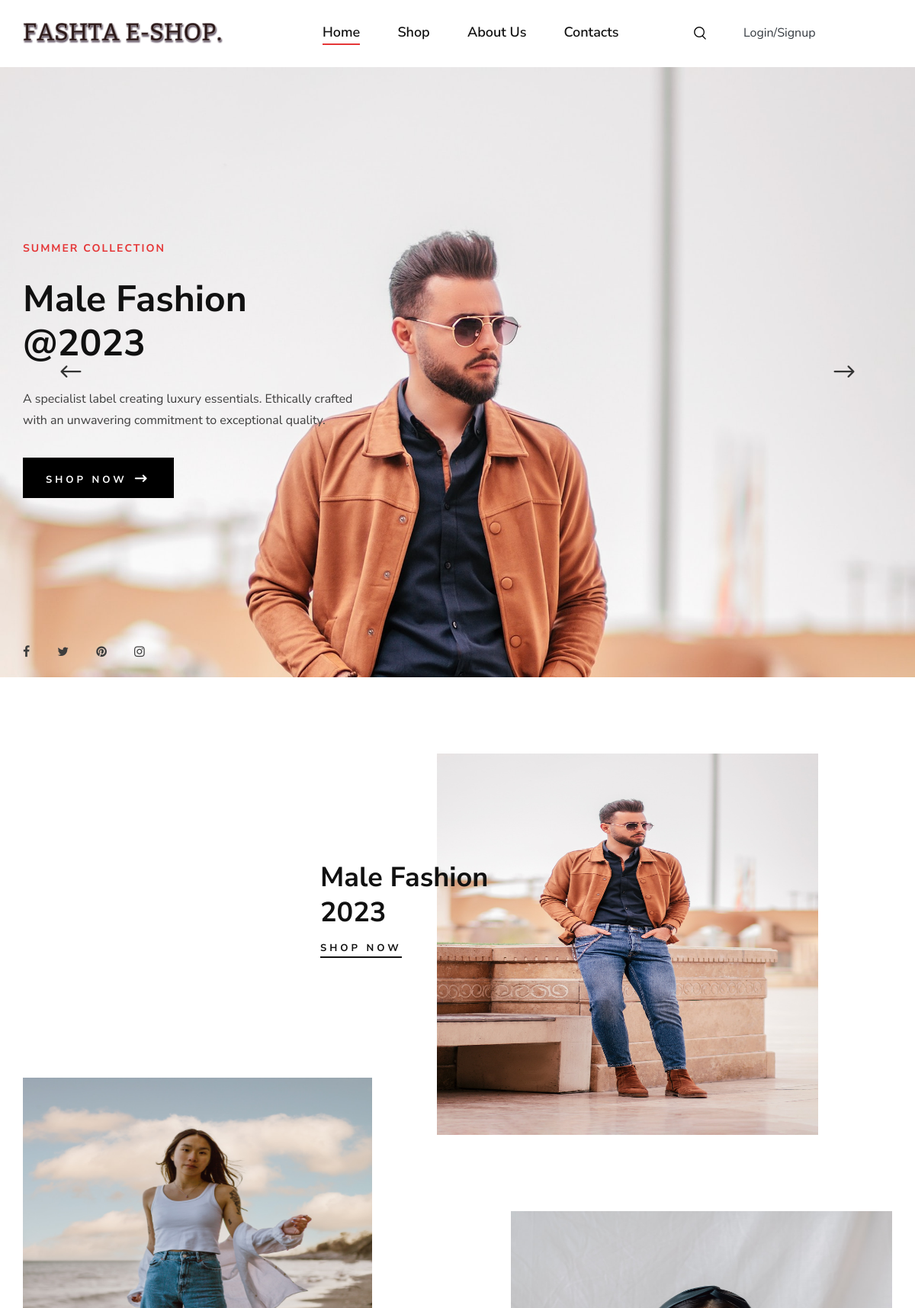
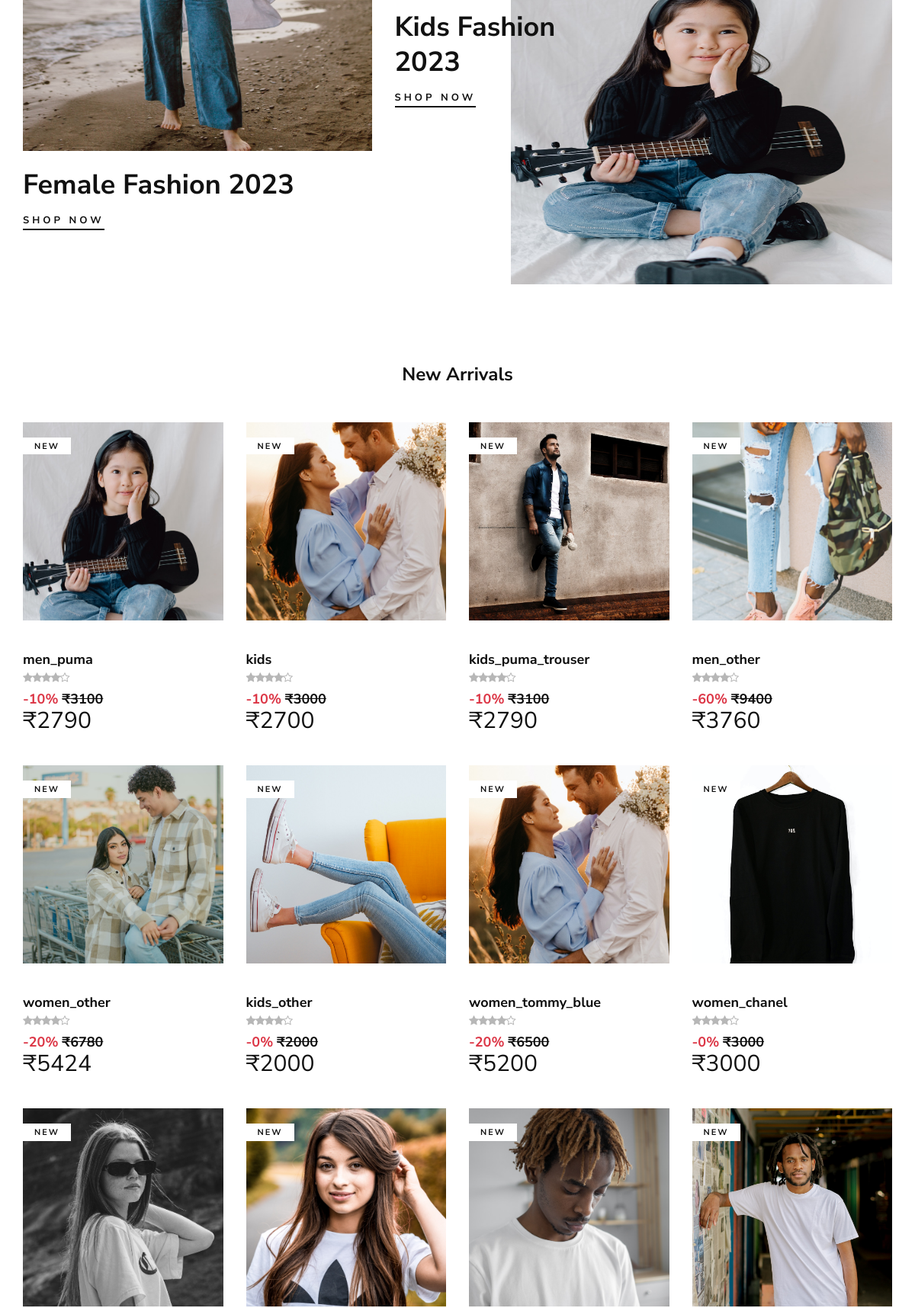
The page / (upper part) on the database its author committed (2 pictures, top to bottom).
### mainApp/models.py (models this page shows, shortened)
class product(models.Model):
    id = models.AutoField(primary_key=True)
    name = models.CharField(max_length=30)
    maincategoryproduct = models.ForeignKey(maincategory,on_delete=models.CASCADE)
    subcategoryproduct = models.ForeignKey(subcategory,on_delete=models.CASCADE)
    brandproduct = models.ForeignKey(brand,on_delete=models.CASCADE)
    baseprice = models.IntegerField()
    discount = models.IntegerField()
    finalprice = models.IntegerField()
    stock = models.BooleanField(default=True)
    color = models.CharField(max_length=20)
    size = models.CharField(max_length=10)
    description = models.TextField(default="This is Sample Product")
    pic1 = models.ImageField(upload_to="uploads/product")
    pic2 = models.ImageField(upload_to="uploads/product",default=None,blank=True,null=True)
    pic3 = models.ImageField(upload_to="uploads/product",default=None,blank=True,null=True)
    pic4 = models.ImageField(upload_to="uploads/product",default=None,blank=True,null=True)

### mainApp/views.py (the view)
# urls.py: path("",views.homePage,name="home"),
def homePage(Request):
    products = product.objects.all().order_by("-id")[0:12]
    return render(Request,'index.html',{'products' : products})

### mainApp/templates/index.html (shortened to what this page needs)
{% load static %}
<!DOCTYPE html>
<html lang="zxx">
<head>
    <link rel="stylesheet" href="{% static 'css/bootstrap.min.css' %}" type="text/css">
    <link rel="stylesheet" href="{% static 'css/font-awesome.min.css' %}" type="text/css">
    <link rel="stylesheet" href="{% static 'css/elegant-icons.css' %}" type="text/css">
    <link rel="stylesheet" href="{% static 'css/magnific-popup.css' %}" type="text/css">
    <link rel="stylesheet" href="{% static 'css/nice-select.css' %}" type="text/css">
    <link rel="stylesheet" href="{% static 'css/owl.carousel.min.css' %}" type="text/css">
    <link rel="stylesheet" href="{% static 'css/slicknav.min.css' %}" type="text/css">
    <link rel="stylesheet" href="{% static 'css/style.css' %}" type="text/css">
</head>
<body>
    <header class="header">
        <div class="container">
            <div class="row">
                <div class="col-lg-3 col-md-3">
                    <div class="header__logo">
                        <a href="{% url 'home' %}"><img src="{% static '/img/FASHTA(1).png' %}" alt=""></a>
                    </div>
                </div>
                <div class="col-lg-9 col-md-9">
                    <nav class="header__menu mobile-menu">
                        <ul>
                            <li class="active"><a href="{% url 'home' %}">Home</a></li>
                            <li><a href="/shop/All/All/All">Shop</a></li>
                            <li><a href=" {% url 'about_us' %}">About Us</a></li>
                            <li><a href="{% url 'contact' %}">Contacts</a></li>
                            <li><a href="#" class="search-switch"><img src="{% static '/img/icon/search.png' %}"
                                        alt=""></a></li>
                            {% if request.user.is_authenticated %}
                            <li><a href="#"><img src="{% static '/img/icon/heart.png' %}" alt=""></a></li>
                            <li><a href="{% url 'shoppingCart' %}"><img src="{% static '/img/icon/cart.png' %}"
                                        alt=""></a></li>
                            <li><a href="#">{{request.user.first_name}}</a>
                                <ul class="dropdown">
                                    <li><a href="{% url 'profile' %}">Profile</a></li>
                                    <li><a href="{% url 'shoppingCart' %}">Shopping Cart</a></li>
                                    <li><a href="{% url 'checkOut' %}">Check Out</a></li>
                                    <li><a href="{% url 'logout' %}">Log Out</a></li>
                                </ul>
                            </li>
                            {% else %}
                            <a href="{% url 'login' %}" class="text-dark">Login/Signup</a>
                            {% endif %}
                        </ul>
                    </nav>
                </div>
            </div>
        </div>
    </header>
    {% block body %}
    <section class="hero">
        <div class="hero__slider owl-carousel">
            <div class="hero__items set-bg" data-setbg="{% static '/img/p16.jpg' %}">
                <div class="container">
                    <div class="row">
                        <div class="col-xl-5 col-lg-7 col-md-8">
                            <div class="hero__text">
                                <h6>Summer Collection</h6>
                                <h2>Male Fashion @2023</h2>
                                <p>A specialist label creating luxury essentials. Ethically crafted with an unwavering
                                    commitment to exceptional quality.</p>
                                <a href="/shop/men/All/All" class="primary-btn">Shop now <span
                                        class="arrow_right"></span></a>
                                <div class="hero__social">
                                    <a href="#"><i class="fa fa-facebook"></i></a>
                                    <a href="#"><i class="fa fa-twitter"></i></a>
                                    <a href="#"><i class="fa fa-pinterest"></i></a>
                                    <a href="#"><i class="fa fa-instagram"></i></a>
                                </div>
                            </div>
                        </div>
                    </div>
                </div>
            </div>
        </div>
    </section>
    <section class="banner spad">
        <div class="container">
            <div class="row">
                <div class="col-lg-7 offset-lg-4">
                    <div class="banner__item">
                        <div class="banner__item__pic">
                            <img src="{% static '/img/p16.jpg' %}" style="height: 500px; width: 500px;" alt="">
                        </div>
                        <div class="banner__item__text">
                            <h2>Male Fashion 2023</h2>
                            <a href="/shop/men/All/All">Shop now</a>
                        </div>
                    </div>
                </div>
                <div class="col-lg-5">
                    <div class="banner__item banner__item--middle">
                        <div class="banner__item__pic">
                            <img src="{% static '/img/p6.jpg' %}" style="height: 500px; width: 500px;" alt="">
                        </div>
                        <div class="banner__item__text">
                            <h2>Female Fashion 2023</h2>
                            <a href="/shop/women/All/All">Shop now</a>
                        </div>
                    </div>
                </div>
                <div class="col-lg-7">
                    <div class="banner__item banner__item--last">
                        <div class="banner__item__pic">
                            <img src="{% static '/img/p42.jpg' %}" style="height: 500px; width: 500px;" alt="">
                        </div>
                        <div class="banner__item__text">
                            <h2>Kids Fashion 2023</h2>
                            <a href="/shop/kids/All/All">Shop now</a>
                        </div>
                    </div>
                </div>
            </div>
        </div>
    </section>
    <section class="product spad">
        <div class="container">
            <div class="row">
                <div class="col-lg-12">
                    <ul class="filter__controls">
                        <li class="active">New Arrivals</li>
                    </ul>
                </div>
            </div>
            <div class="row product__filter">
                {% for items in products %}
                <div class="col-lg-3 col-md-6 col-sm-6 col-md-6 col-sm-6 mix new-arrivals">
                    <div class="product__item">
                        <a href="/shopDetails/{{items.id}}">
                            <div class="product__item__pic set-bg" data-setbg="{{items.pic1.url}}">
                                <span class="label">New</span>
                            </div>
                        </a>
                        <div class="product__item__text">
                            <h5 class="mt-3">{{items.name}}</h5>
                            <div class="rating">
                                <i class="fa fa-star"></i>
                                <i class="fa fa-star"></i>
                                <i class="fa fa-star"></i>
                                <i class="fa fa-star"></i>
                                <i class="fa fa-star-o"></i>
                            </div>
                            <h5><span class="text-danger">-{{items.discount}}%</span>
                                <del>&#8377;{{items.baseprice}}</del>
                            </h5>
                            <h3>&#8377;{{items.finalprice}}</h3>
                        </div>
                    </div>
                </div>
                {% endfor %}
                {% endblock %}
</body>
</html>

### rows shown on the page
product: shows a picture, name "men_puma", discount "10", baseprice "3100", finalprice "2790"
product: name "kids", discount "10", baseprice "3000", finalprice "2700"
product: shows a picture, name "kids_puma_trouser", discount "10", baseprice "3100", finalprice "2790"
product: shows a picture, name "men_other", discount "60", baseprice "9400", finalprice "3760"
product: shows a picture, name "women_other", discount "20", baseprice "6780", finalprice "5424"
product: shows a picture, name "kids_other", discount "0", baseprice "2000", finalprice "2000"
product: name "women_tommy_blue", discount "20", baseprice "6500", finalprice "5200"
product: shows a picture, name "women_chanel", discount "0", baseprice "3000", finalprice "3000"
product: shows a picture
product: shows a picture
product: shows a picture
product: shows a picture
